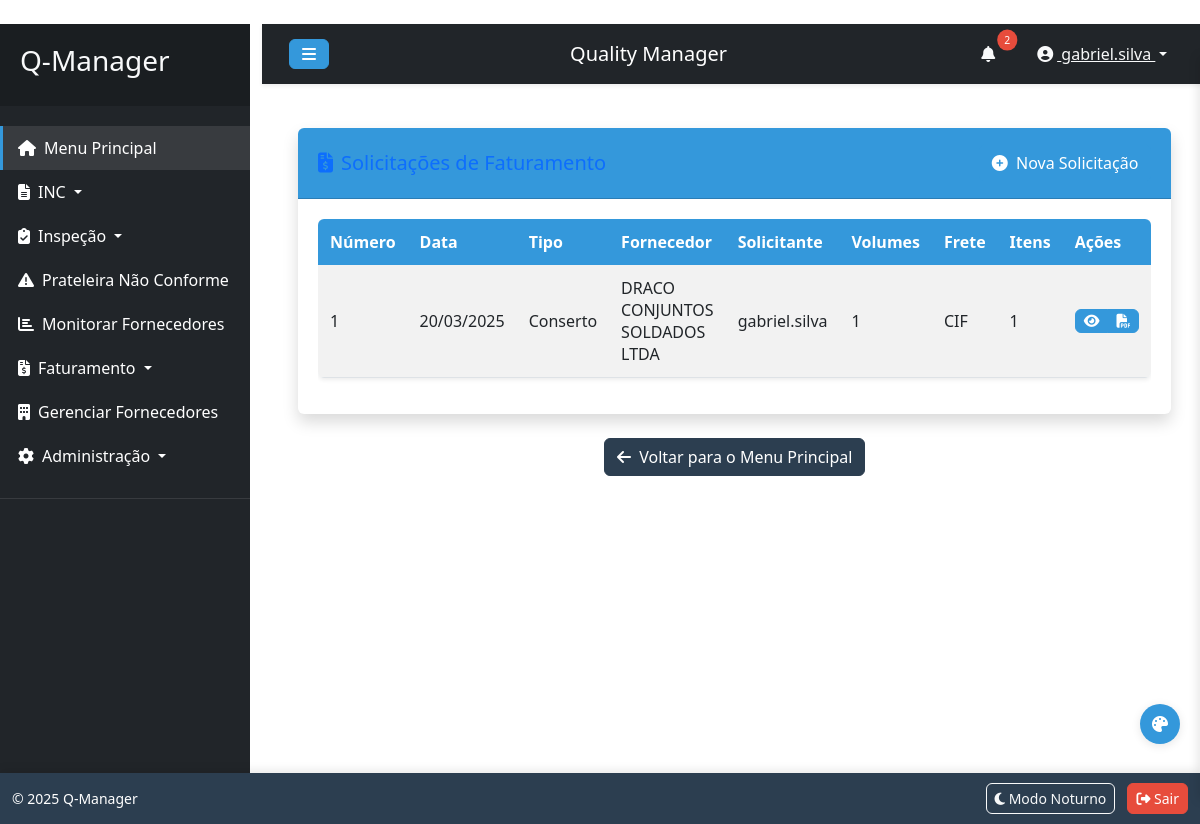
Before: /faturamento/solicitacoes (signed in) with the older database file.
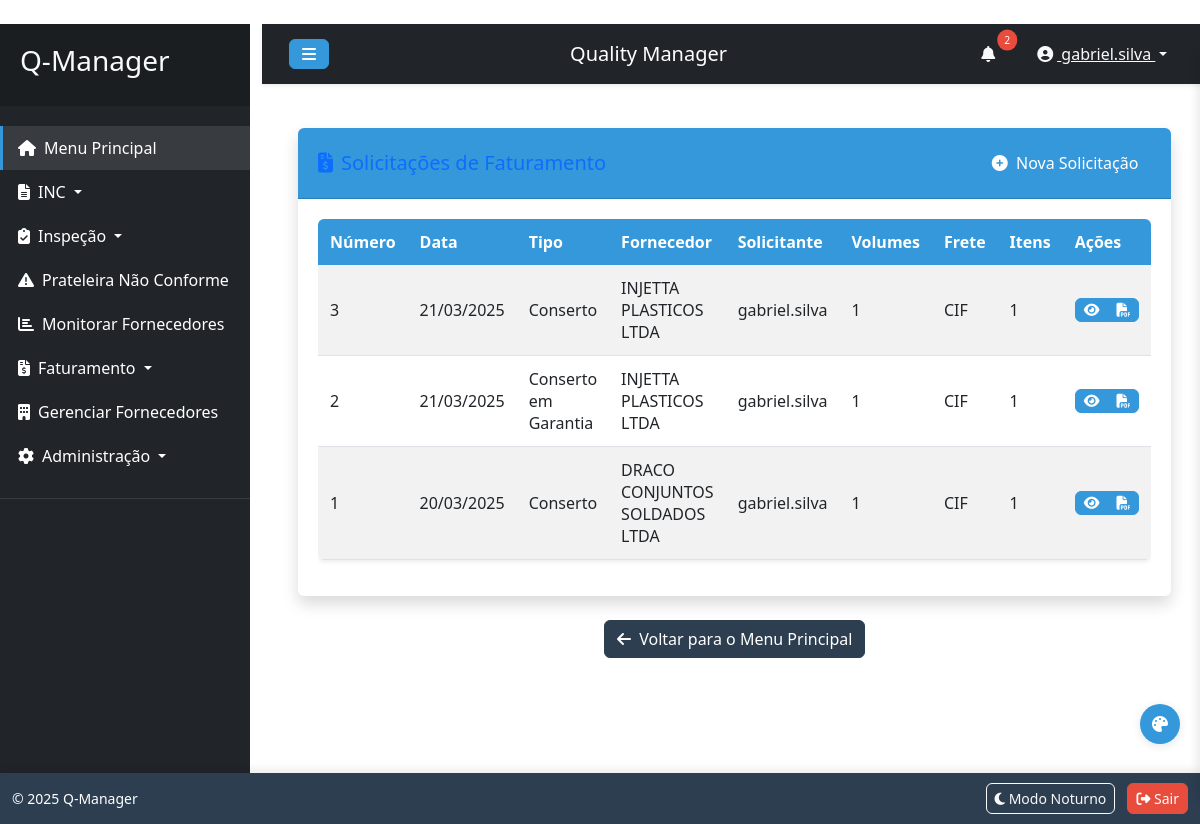
After: the same page with the newer database file.
### models.py (models this page shows, shortened)
class User(UserMixin, db.Model):
    id = db.Column(db.Integer, primary_key=True)
    username = db.Column(db.String(80), unique=True, nullable=False)
    password = db.Column(db.String(256), nullable=False)
    email = db.Column(db.String(120), unique=True, nullable=True)  # Novo campo para email
    is_admin = db.Column(db.Boolean, default=False)
    is_representante = db.Column(db.Boolean, default=False)  # Novo campo para marcar se é representante
    permissions = db.Column(db.Text, default='{}')  # JSON para armazenar permissões
    created_at = db.Column(db.DateTime, default=datetime.utcnow)
    last_login = db.Column(db.DateTime, nullable=True)

class SolicitacaoFaturamento(db.Model):
    id = db.Column(db.Integer, primary_key=True)
    numero = db.Column(db.Integer, unique=True, nullable=False)
    tipo = db.Column(db.String(30), nullable=False)  # Conserto, Conserto em Garantia, Devolução
    data_criacao = db.Column(db.DateTime, default=datetime.utcnow)
    usuario_id = db.Column(db.Integer, db.ForeignKey('user.id'), nullable=False)
    usuario = db.relationship('User', backref=db.backref('solicitacoes', lazy=True))
    fornecedor = db.Column(db.String(100), nullable=False)
    volumes = db.Column(db.Integer, nullable=False)
    tipo_frete = db.Column(db.String(3), nullable=False)  # CIF, FOB
    observacoes = db.Column(db.Text, nullable=True)
    itens = db.relationship('ItemSolicitacaoFaturamento', backref='solicitacao', lazy=True, cascade="all, delete-orphan")

### faturamento_routes.py (the view)
@faturamento_bp.route('/solicitacoes')
@login_required
def listar_solicitacoes_faturamento():
    if not current_user.is_admin and not current_user.has_permission('faturamento'):
        flash('Acesso negado. Você não tem permissão para acessar esta funcionalidade.', 'danger')
        return redirect(url_for('main_menu'))
    solicitacoes = SolicitacaoFaturamento.query.order_by(SolicitacaoFaturamento.id.desc()).all()
    log_user_activity(
        user_id=current_user.id,
        action="view",
        entity_type="solicitacoes_faturamento",
        details={
            "count": len(solicitacoes)
        }
    )
    return render_template('listar_solicitacoes_faturamento.html', solicitacoes=solicitacoes)

### app.py (called while the page is built)
@login_manager.user_loader
def load_user(user_id):
    return User.query.get(int(user_id))

@app.context_processor
def inject_settings():
    from models import LayoutSetting
    settings = {s.element: s for s in LayoutSetting.query.all()}
    return dict(settings=settings, config=app.config)

### utils.py (called while the page is built)
def log_user_activity(user_id, action, entity_type, entity_id=None, details=None):
    from models import UserActivityLog, db
    try:
        ip_address = request.remote_addr
        details_json = None
        if details:
            details_json = json.dumps(details, ensure_ascii=False)
        log_entry = UserActivityLog(
            user_id=user_id,
            action=action,
            entity_type=entity_type,
            entity_id=entity_id,
            details=details_json,
            ip_address=ip_address
        )
        db.session.add(log_entry)
        db.session.commit()
    except Exception as e:
        current_app.logger.error(f"Erro ao registrar atividade do usuário: {str(e)}")
        db.session.rollback()

### templates/listar_solicitacoes_faturamento.html (shortened to what this page needs)
{% extends "base.html" %}
{% block content %}
<div class="container-fluid">
    <div class="card shadow mb-4">
        <div class="card-header py-3 d-flex justify-content-between align-items-center">
            <h5 class="m-0 font-weight-bold text-primary">
                <i class="fas fa-file-invoice-dollar me-2"></i>Solicitações de Faturamento
            </h5>
            <div>
                <a href="{{ url_for('faturamento.nova_solicitacao_faturamento') }}" class="btn btn-primary">
                    <i class="fas fa-plus-circle me-1"></i> Nova Solicitação
                </a>
            </div>
        </div>
        <div class="card-body">
            <div class="table-responsive">
                <table class="table table-striped table-hover" id="solicitacoesTable">
                    <thead>
                        <tr>
                            <th>Número</th>
                            <th>Data</th>
                            <th>Tipo</th>
                            <th>Fornecedor</th>
                            <th>Solicitante</th>
                            <th>Volumes</th>
                            <th>Frete</th>
                            <th>Itens</th>
                            <th>Ações</th>
                        </tr>
                    </thead>
                    <tbody>
                        {% if solicitacoes %}
                            {% for sol in solicitacoes %}
                            <tr>
                                <td>{{ sol.numero }}</td>
                                <td>{{ sol.data_criacao.strftime('%d/%m/%Y') }}</td>
                                <td>{{ sol.tipo }}</td>
                                <td>{{ sol.fornecedor }}</td>
                                <td>{{ sol.usuario.username }}</td>
                                <td>{{ sol.volumes }}</td>
                                <td>{{ sol.tipo_frete }}</td>
                                <td>{{ sol.itens|length }}</td>
                                <td>
                                    <div class="btn-group">
                                        <a href="{{ url_for('faturamento.visualizar_solicitacao_faturamento', solicitacao_id=sol.id) }}" class="btn btn-info btn-sm">
                                            <i class="fas fa-eye"></i>
                                        </a>
                                        <a href="{{ url_for('faturamento.exportar_pdf_solicitacao', solicitacao_id=sol.id) }}" class="btn btn-primary btn-sm">
                                            <i class="fas fa-file-pdf"></i>
                                        </a>
                                    </div>
                                </td>
                            </tr>
                            {% endfor %}
                        {% endif %}
                    </tbody>
                </table>
            </div>
        </div>
    </div>
</div>
<div class="text-center mb-4">
    <a href="{{ url_for('main_menu') }}" class="btn btn-secondary">
        <i class="fas fa-arrow-left me-1"></i> Voltar para o Menu Principal
    </a>
</div>
{% endblock %}

### templates/base.html (shortened to what this page needs)
﻿<!DOCTYPE html>
<html lang="pt-br">
<head>
    <link href="https://cdn.jsdelivr.net/npm/bootstrap@5.3.0/dist/css/bootstrap.min.css" rel="stylesheet">
    <link rel="stylesheet" href="https://cdnjs.cloudflare.com/ajax/libs/font-awesome/6.4.0/css/all.min.css">
    <link rel="stylesheet" href="{{ url_for('static', filename='css/style.css') }}">
</head>
<body>
    <div class="wrapper">
        {% if current_user.is_authenticated %}
        <nav id="sidebar" class="bg-dark">
            <div class="sidebar-header">
                <h3 class="text-light">Q-Manager</h3>
            </div>
            <ul class="list-unstyled components">
                <li class="active">
                    <a href="{{ url_for('main_menu') }}"><i class="fas fa-home me-2"></i>Menu Principal</a>
                </li>
                <li>
                    <a href="#incSubmenu" data-bs-toggle="collapse" aria-expanded="false" class="dropdown-toggle">
                        <i class="fas fa-file-alt me-2"></i>INC
                    </a>
                </li>
                {% if current_user.is_admin or current_user.has_permission('rotina_inspecao') %}
                <li>
                    <a href="#inspecaoSubmenu" data-bs-toggle="collapse" aria-expanded="false" class="dropdown-toggle">
                        <i class="fas fa-clipboard-check me-2"></i>Inspeção
                    </a>
                </li>
                {% endif %}
                {% if current_user.is_admin or current_user.has_permission('prateleira') %}
                <li>
                    <a href="{{ url_for('prateleira.listar_prateleira_nao_conforme') }}">
                        <i class="fas fa-exclamation-triangle me-2"></i>Prateleira Não Conforme
                    </a>
                </li>
                {% endif %}
                {% if current_user.is_admin or current_user.has_permission('fornecedores') %}
                <li>
                    <a href="{{ url_for('inc.monitorar_fornecedores') }}">
                        <i class="fas fa-chart-bar me-2"></i>Monitorar Fornecedores
                    </a>
                </li>
                {% endif %}
                {% if current_user.is_admin or current_user.has_permission('faturamento') %}
                <li>
                    <a href="#faturamentoSubmenu" data-bs-toggle="collapse" aria-expanded="false" class="dropdown-toggle">
                        <i class="fas fa-file-invoice-dollar me-2"></i>Faturamento
                    </a>
                </li>
                {% endif %}
                <li>
                    <a href="{{ url_for('fornecedor.gerenciar_fornecedores') }}">
                        <i class="fas fa-building me-2"></i>Gerenciar Fornecedores
                    </a>
                </li>
                {% if current_user.is_admin %}
                <li>
                    <a href="#adminSubmenu" data-bs-toggle="collapse" aria-expanded="false" class="dropdown-toggle">
                        <i class="fas fa-cog me-2"></i>Administração
                    </a>
                </li>
                {% endif %}
            </ul>
        </nav>
        {% endif %}
        <div id="content" class="container-fluid">
            {% if current_user.is_authenticated %}
            <nav class="navbar navbar-expand-lg navbar-dark bg-dark">
                <div class="container-fluid">
                    <button type="button" id="sidebarCollapse" class="btn btn-info">
                        <i class="fas fa-bars"></i>
                    </button>
                    <span class="navbar-brand ms-3">Quality Manager</span>
                    <div class="d-flex align-items-center">
                        <div class="notification-bell me-3">
                            <button class="btn btn-link position-relative" id="notificationButton">
                                <i class="fas fa-bell text-light"></i>
                                <span class="notification-badge position-absolute top-0 start-100 translate-middle badge rounded-pill bg-danger" style="display:none;">
                                </span>
                            </button>
                        </div>
                        <div class="dropdown">
                            <button class="btn btn-link dropdown-toggle text-light" type="button" id="userDropdown" data-bs-toggle="dropdown" aria-expanded="false">
                                <i class="fas fa-user-circle me-1"></i> {{ current_user.username }}
                            </button>
                        </div>
                    </div>
                </div>
            </nav>
            {% endif %}
            <div class="content-body p-4">
                {% block content %}{% endblock %}
            </div>
        </div>
    </div>
    <div class="theme-selector">
        <button class="theme-toggle" id="theme-toggle">
            <i class="fas fa-palette"></i>
        </button>
    </div>
    {% if current_user.is_authenticated %}
    <footer class="footer">
        <div class="container-fluid">
            <div class="row">
                <div class="col-12 d-flex justify-content-between align-items-center">
                    <div class="footer-copyright text-white">
                        <small>&copy; 2025 Q-Manager</small>
                    </div>
                    <div>
                        <button id="toggleNightMode" class="btn btn-sm btn-outline-light me-2">
                            <i class="fas fa-moon"></i> Modo Noturno
                        </button>
                        <a href="{{ url_for('auth.logout') }}" class="btn btn-sm btn-danger">
                            <i class="fas fa-sign-out-alt"></i> Sair
                        </a>
                    </div>
                </div>
            </div>
        </div>
    </footer>
    {% endif %}
    <div id="toast-container" class="position-fixed bottom-0 end-0 p-3" style="z-index: 1100;"></div>
</body>
</html>

Changed rows visible on the page:
added SolicitacaoFaturamento: numero "3", data_criacao "21/03/2025", tipo "Conserto", fornecedor "INJETTA PLASTICOS LTDA", usuario.username "gabriel.silva", volumes "1", tipo_frete "CIF", itens|length "1"
added SolicitacaoFaturamento: numero "2", data_criacao "21/03/2025", tipo "Conserto em Garantia", fornecedor "INJETTA PLASTICOS LTDA", usuario.username "gabriel.silva", volumes "1", tipo_frete "CIF", itens|length "1"
